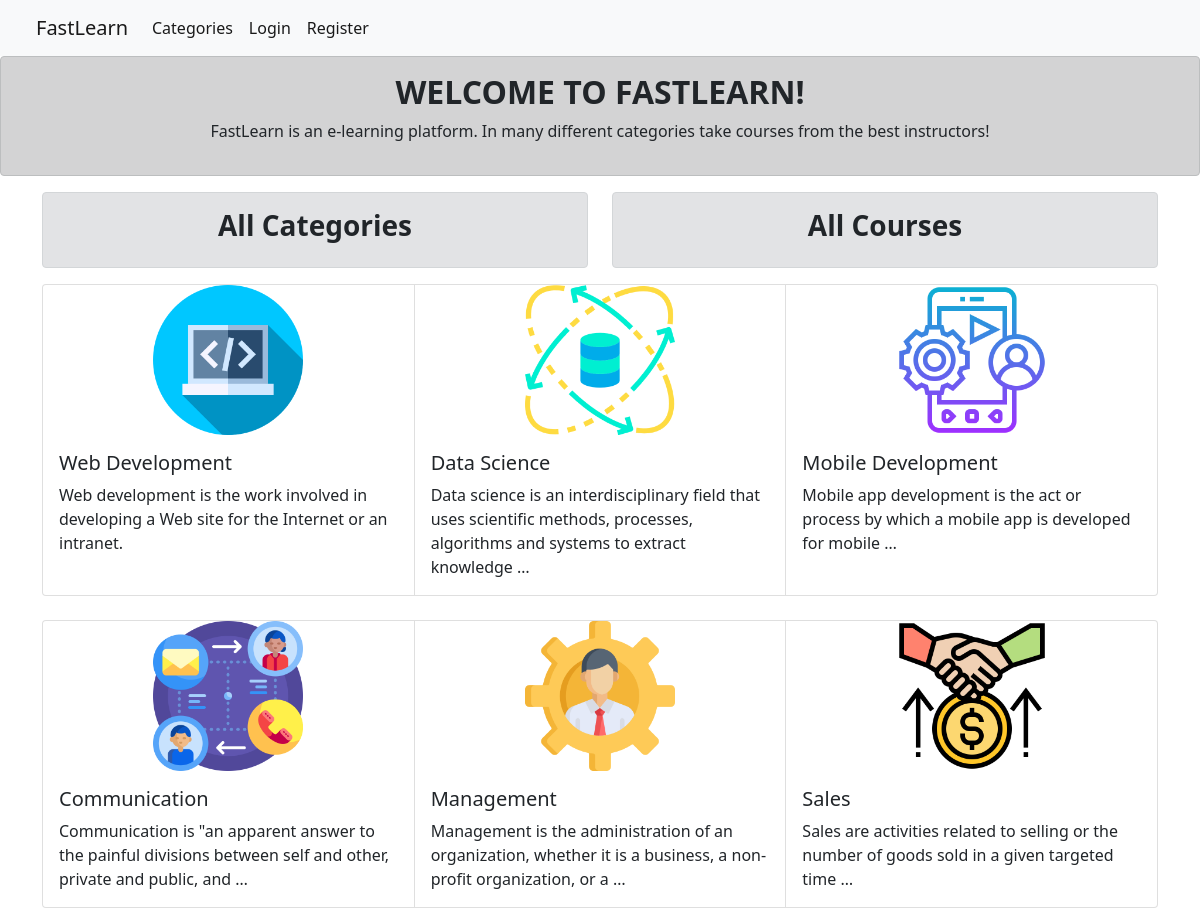
The page / on the database its author committed.
### flearn/models.py (models this page shows, shortened)
class SubCategory(models.Model):
    category = models.ForeignKey(Category, related_name='sub_categories',
                                on_delete=models.CASCADE)
    name = models.CharField(max_length=200)
    slug = models.SlugField(max_length=200, unique=True)
    image = models.ImageField(upload_to='sub_category/intro', blank=True)
    description = models.TextField()
    created = models.DateTimeField(auto_now_add=True)
    updated = models.DateTimeField(auto_now=True)

### flearn/views.py (the view)
# urls.py: path('', views.index, name='index'),
def index(request):
    category = SubCategory.objects.all()[:3]
    category_business = SubCategory.objects.filter(category__name='Business')
    context = {
        'category': category,
        'category_business': category_business,
    }
    return render(request, 'flearn/index.html', context)

### flearn/templates/flearn/index.html (shortened to what this page needs)
{% extends 'base.html' %}
{% load static %}
{% block content %}
<div class="alert alert-dark" role="alert">
    <h2 class="text-dark text-center fw-bold">WELCOME TO FASTLEARN!</h2>
    <p class="text-center text-dark">FastLearn is an e-learning platform. In many different categories take courses from the best instructors!</p>
</div>
<div class="container">
    <div class="row">
        <div class="col-6">
            <div class="alert alert-secondary">
                <h3 class="text-dark text-center fw-bold"><a href="{% url 'flearn:all_categories' %}" style="text-decoration: none;" class="link-dark">All Categories</a></h3>
            </div>
        </div>
        <div class="col-6">
            <div class="alert alert-secondary">
                <h3 class="text-dark text-center fw-bold"><a href="#" style="text-decoration: none;" class="link-dark">All Courses</a></h3>
            </div>
        </div>
    </div>
    <div class="row">
        <div class="card-group">
            {% for item in category %}
            <div class="card">
                <div class="text-center">
                    <img src="{{ item.image.url }}" width="150" height="150">
                </div>
              <div class="card-body">
                <h5 class="card-title"><a style="text-decoration: none;" class="link-dark" href="{% url 'flearn:subcategory_detail' item.slug%}">{{item.name}}</a></h5>
                <p class="card-text">{{ item.description | truncatewords:'17' }}</p>
              </div>
            </div>
            {% endfor %}
        </div>
    </div>
    <br>
    <div class="row">
        <div class="card-group">
            {% for item in category_business %}
            <div class="card">
                <div class="text-center">
                    <img src="{{ item.image.url }}" width="150" height="150">
                </div>
              <div class="card-body">
                <h5 class="card-title"><a style="text-decoration: none;" class="link-dark" href="{% url 'flearn:subcategory_detail' item.slug%}">{{item.name}}</a></h5>
                <p class="card-text">{{ item.description | truncatewords:'17' }}</p>
              </div>
            </div>
            {% endfor %}
        </div>
    </div>
</div>
{% endblock %}

### flearn/templates/base.html (shortened to what this page needs)
{% load static %}
<!DOCTYPE html>
<html lang="en">
    <head>
        <link rel="stylesheet" href="{% static 'css/bootstrap.css' %}">
    </head>
    <body>
        <div class="container-fluid">
            <div class="row">
                <nav class="navbar navbar-expand-lg navbar-light bg-light">
                    <div class="container-fluid">
                      <a class="navbar-brand" href="{% url 'flearn:index' %}">FastLearn</a>
                      <div class="collapse navbar-collapse" id="navbarNavDropdown">
                        <ul class="navbar-nav">
                          <li class="nav-item">
                            <a class="nav-link active" aria-current="page" href="{% url 'flearn:all_categories' %}">Categories</a>
                          </li>
                          {% if request.user.is_authenticated %}
                          <li class="nav-item dropdown">
                            <a class="nav-link dropdown-toggle active" href="{% url 'account:account' %}" id="navbarDropdownMenuLink" role="button" data-bs-toggle="dropdown" aria-expanded="false">
                              Account
                            </a>
                            <ul class="dropdown-menu" aria-labelledby="navbarDropdownMenuLink">
                              <li><a class="dropdown-item" href="{% url 'account:account' %}">My Account</a></li>
                              <li><a class="dropdown-item" href="#">Another action</a></li>
                              <li><a class="dropdown-item" href="{% url 'account:logout' %}">Logout</a></li>
                            </ul>
                          </li>
                          {% else %}
                          <li class="nav-item">
                            <a class="nav-link active" href="{% url 'account:login' %}">Login</a>
                          </li>
                          <li class="nav-item">
                            <a class="nav-link active" href="{% url 'account:register' %}">Register</a>
                          </li>
                          {% endif %}
                        </ul>
                      </div>
                    </div>
                </nav>
            </div>
        </div>
        {% block content %}
        {% endblock %}
    </body>
</html>

### rows shown on the page
SubCategory: image (picture), name "Web Development", description "Web development is the work involved in developing a Web site for the Internet or an intranet."
SubCategory: image (picture), name "Data Science", description "Data science is an interdisciplinary field that uses scientific methods, processes, algorithms and systems to extract knowledge …"
SubCategory: image (picture), name "Mobile Development", description "Mobile app development is the act or process by which a mobile app is developed for mobile …"
SubCategory: image (picture), name "Communication", description "Communication is \"an apparent answer to the painful divisions between self and other, private and public, and …"
SubCategory: image (picture), name "Management", description "Management is the administration of an organization, whether it is a business, a non-profit organization, or a …"
SubCategory: image (picture), name "Sales", description "Sales are activities related to selling or the number of goods sold in a given targeted time …"
